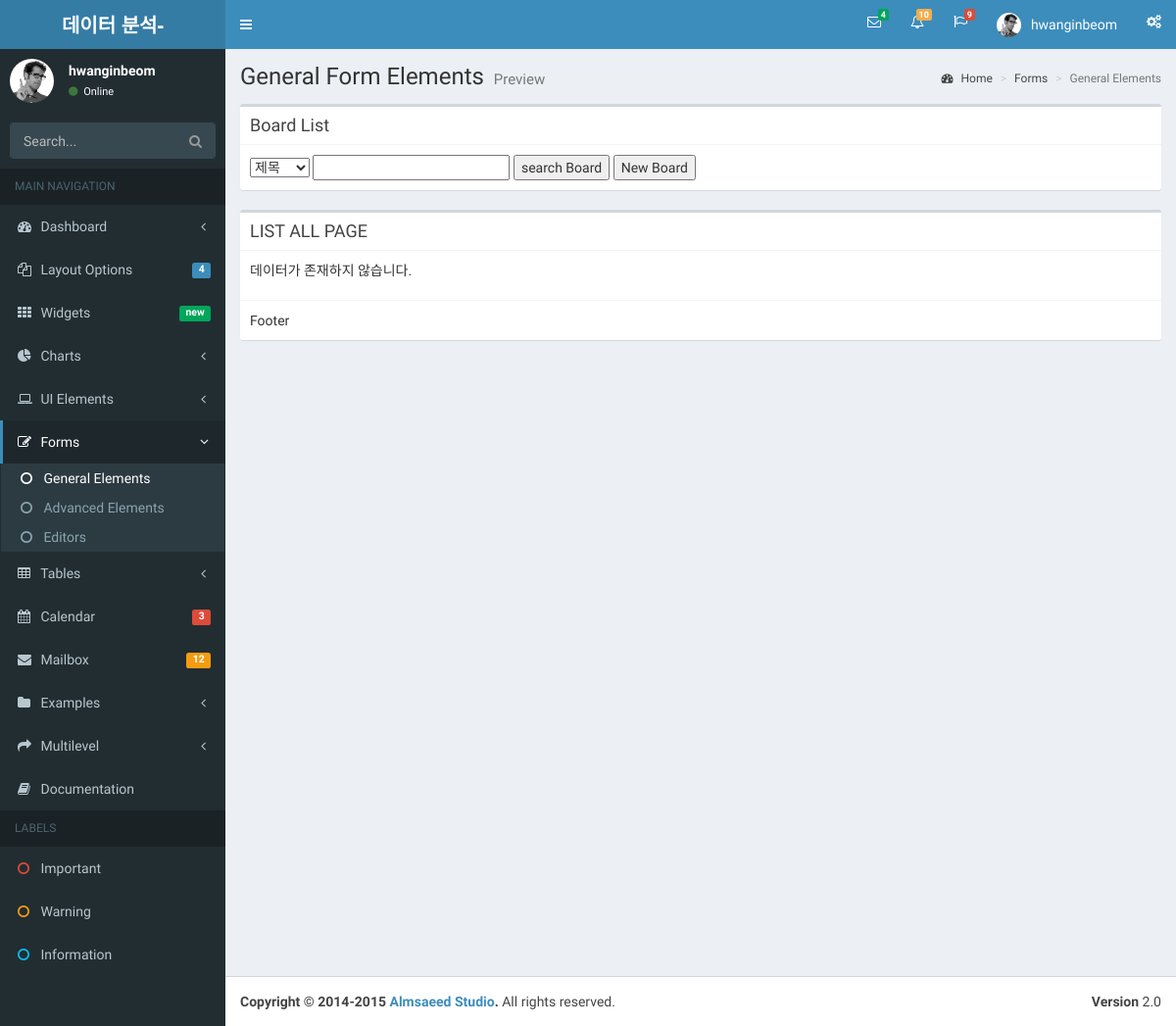
The page /bbs/bbs_list/ (signed in) on the database as committed earlier.
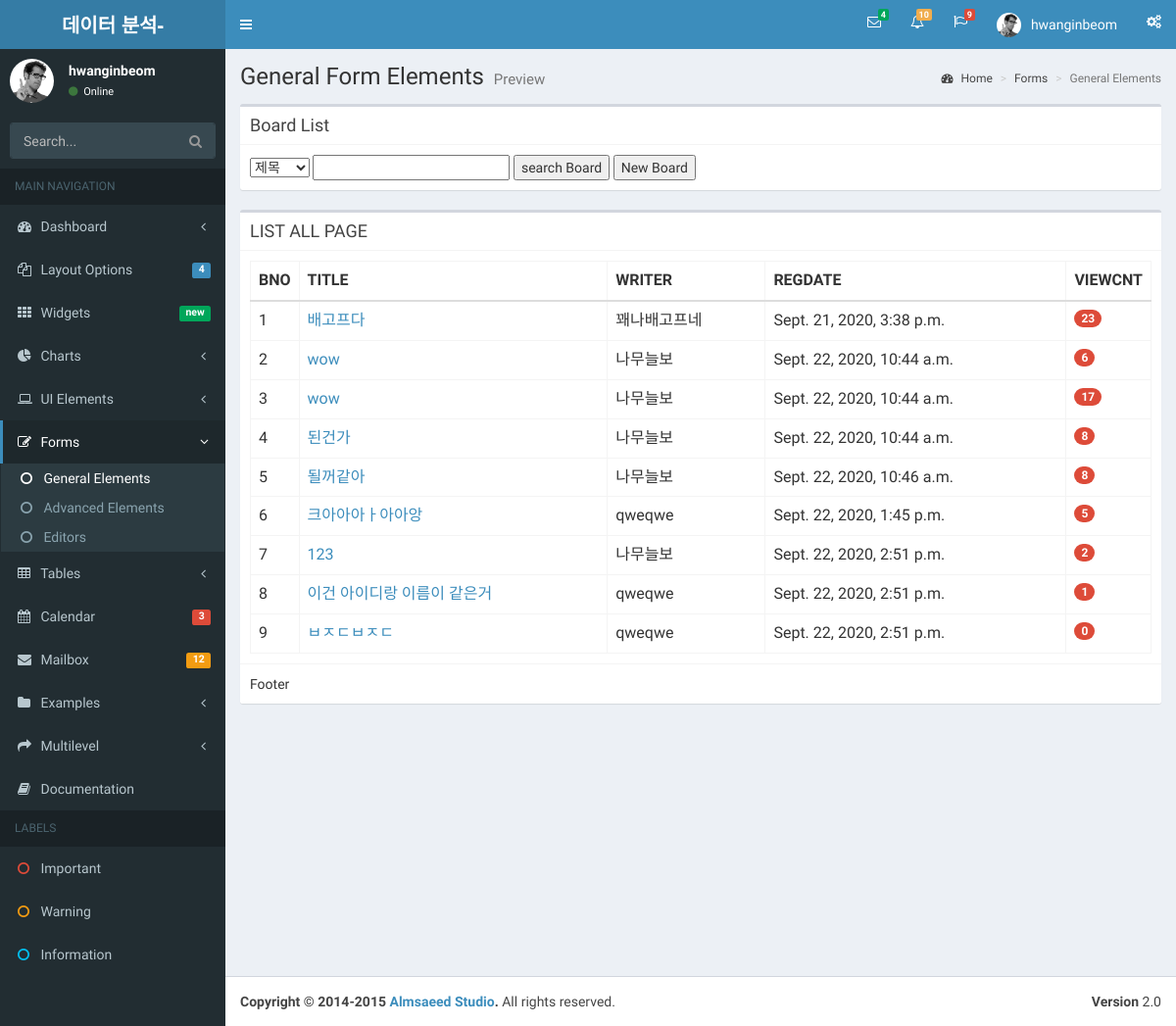
The same page on the database as committed later.
### BbsApp/models.py (models this page shows)
class Bbs(models.Model):
    title = models.CharField(max_length=50)
    writer = models.CharField(max_length=50)
    content = models.TextField()
    regdate = models.DateTimeField(default=timezone.now())
    viewcnt = models.IntegerField(default=0)

### BbsApp/views.py (the view)
# urls.py: path('bbs_list/', views.list, name='bbs_list'),
def list(request):
    boards = Bbs.objects.all()
    print('boadrds result-', boards)
    context = {'boards': boards,
               'id': request.session['user_id'],  # 이러한 방법도 가능
               'name': request.session['user_name']
               }
    return render(request, 'list.html', context)

### BbsApp/templates/list.html (shortened to what this page needs)
{% include 'header.html' %}
{% block content %}
<section class="content">
   <div class="row">
      <div class="col-md-12">
         <div class='box'>
            <div class="box-header with-border">
               <h3 class="box-title">Board List</h3>
            </div>
            <div class='box-body'>
               <select id="searchType">
                  <option value="title">제목</option>
               </select>
               <input type="text" id="searchKeyword">
               <button id='searchBtn'>search Board</button>
               <button id='newBtn'>New Board</button>
            </div>
         </div>
          <div class="box">
            <div class="box-header with-border">
               <h3 class="box-title">LIST ALL PAGE</h3>
            </div>
            <div class="box-body">
{% if boards %}
<table class="table table-bordered">
   <tr>
      <th style="width: 10px">BNO</th>
      <th>TITLE</th>
      <th>WRITER</th>
      <th>REGDATE</th>
      <th style="width: 40px">VIEWCNT</th>
   </tr>
   <tbody id="tbody">
   {% for board in boards %}
   <tr>
      <td>{{board.id}}</td>
      <td><a href="{% url 'bbs_read' id=board.id %}">{{board.title}}</a></td>
      <td>{{board.writer}}</td>
      <td>{{board.regdate}}</td>
      <td><span class="badge bg-red">{{board.viewcnt}}</span></td>
   </tr>
   {% endfor %}
   </tbody>
</table>
{% else %}
               <p>데이터가 존재하지 않습니다.</p>
{% endif %}
            </div>
            <div class="box-footer">Footer</div>
         </div>
      </div>
   </div>
</section>
</div>
{% endblock %}
{% include 'footer.html' %}

### djangoWEB/templates/header.html (shortened to what this page needs)
{% load static %}
<html>
  <head>
    <link href="{% static '/resources/bootstrap/css/bootstrap.min.css' %}" rel="stylesheet" type="text/css" />
    <link href="https://maxcdn.bootstrapcdn.com/font-awesome/4.3.0/css/font-awesome.min.css" rel="stylesheet" type="text/css" />
    <link href="https://code.ionicframework.com/ionicons/2.0.1/css/ionicons.min.css" rel="stylesheet" type="text/css" />
    <link href="{% static '/resources/dist/css/AdminLTE.min.css' %}" rel="stylesheet" type="text/css" />
    <link href="{% static '/resources/dist/css/skins/_all-skins.min.css' %}" rel="stylesheet" type="text/css" />
  </head>
  <body class="skin-blue sidebar-mini">
    <div class="wrapper">
      <header class="main-header">
        <a href="../index/" class="logo">
          <span class="logo-lg"><b>데이터 분석-</b> PROJECT</span>
        </a>
        <nav class="navbar navbar-static-top" role="navigation">
          <a href="#" class="sidebar-toggle" data-toggle="offcanvas" role="button">
          </a>
          <div class="navbar-custom-menu">
            <ul class="nav navbar-nav">
              <li class="dropdown messages-menu">
                <a href="#" class="dropdown-toggle" data-toggle="dropdown">
                  <i class="fa fa-envelope-o"></i>
                  <span class="label label-success">4</span>
                </a>
              </li>
              <li class="dropdown notifications-menu">
                <a href="#" class="dropdown-toggle" data-toggle="dropdown">
                  <i class="fa fa-bell-o"></i>
                  <span class="label label-warning">10</span>
                </a>
              </li>
              <li class="dropdown tasks-menu">
                <a href="#" class="dropdown-toggle" data-toggle="dropdown">
                  <i class="fa fa-flag-o"></i>
                  <span class="label label-danger">9</span>
                </a>
              </li>
              <li class="dropdown user user-menu">
                <a href="#" class="dropdown-toggle" data-toggle="dropdown">
                  <img src="{% static '/resources/dist/img/user2-160x160.jpg' %}" class="user-image" alt="User Image"/>
                  <span class="hidden-xs">{{name}}</span>
                </a>
              </li>
              <li>
                <a href="#" data-toggle="control-sidebar"><i class="fa fa-gears"></i></a>
              </li>
            </ul>
          </div>
        </nav>
      </header>
      <aside class="main-sidebar">
        <section class="sidebar">
          <div class="user-panel">
            <div class="pull-left image">
              <img src="{% static '/resources/dist/img/user2-160x160.jpg' %}" class="img-circle" alt="User Image" />
            </div>
            <div class="pull-left info">
              <p>{{name}}</p>
              <a href="#"><i class="fa fa-circle text-success"></i> Online</a>
            </div>
          </div>
          <form action="#" method="get" class="sidebar-form">
            <div class="input-group">
              <input type="text" name="q" class="form-control" placeholder="Search..."/>
              <span class="input-group-btn">
                <button type='submit' name='search' id='search-btn' class="btn btn-flat"><i class="fa fa-search"></i></button>
              </span>
            </div>
          </form>
          <ul class="sidebar-menu">
            <li class="header">MAIN NAVIGATION</li>
            <li class="treeview">
              <a href="#">
                <i class="fa fa-dashboard"></i> <span>Dashboard</span> <i class="fa fa-angle-left pull-right"></i>
              </a>
            </li>
            <li class="treeview">
              <a href="#">
                <i class="fa fa-files-o"></i>
                <span>Layout Options</span>
                <span class="label label-primary pull-right">4</span>
              </a>
            </li>
            <li>
              <a href="../widgets.html">
                <i class="fa fa-th"></i> <span>Widgets</span> <small class="label pull-right bg-green">new</small>
              </a>
            </li>
            <li class="treeview">
              <a href="#">
                <i class="fa fa-pie-chart"></i>
                <span>Charts</span>
                <i class="fa fa-angle-left pull-right"></i>
              </a>
            </li>
            <li class="treeview">
              <a href="#">
                <i class="fa fa-laptop"></i>
                <span>UI Elements</span>
                <i class="fa fa-angle-left pull-right"></i>
              </a>
            </li>
            <li class="treeview active">
              <a href="#">
                <i class="fa fa-edit"></i> <span>Forms</span>
                <i class="fa fa-angle-left pull-right"></i>
              </a>
              <ul class="treeview-menu">
                <li class="active"><a href="general.html"><i class="fa fa-circle-o"></i> General Elements</a></li>
                <li><a href="advanced.html"><i class="fa fa-circle-o"></i> Advanced Elements</a></li>
                <li><a href="editors.html"><i class="fa fa-circle-o"></i> Editors</a></li>
              </ul>
            </li>
            <li class="treeview">
              <a href="#">
                <i class="fa fa-table"></i> <span>Tables</span>
                <i class="fa fa-angle-left pull-right"></i>
              </a>
            </li>
            <li>
              <a href="../calendar.html">
                <i class="fa fa-calendar"></i> <span>Calendar</span>
                <small class="label pull-right bg-red">3</small>
              </a>
            </li>
            <li>
              <a href="../mailbox/mailbox.html">
                <i class="fa fa-envelope"></i> <span>Mailbox</span>
                <small class="label pull-right bg-yellow">12</small>
              </a>
            </li>
            <li class="treeview">
              <a href="#">
                <i class="fa fa-folder"></i> <span>Examples</span>
                <i class="fa fa-angle-left pull-right"></i>
              </a>
            </li>
            <li class="treeview">
              <a href="#">
                <i class="fa fa-share"></i> <span>Multilevel</span>
                <i class="fa fa-angle-left pull-right"></i>
              </a>
            </li>
            <li><a href="/resources/documentation/index.html"><i class="fa fa-book"></i> <span>Documentation</span></a></li>
            <li class="header">LABELS</li>
            <li><a href="#"><i class="fa fa-circle-o text-red"></i> <span>Important</span></a></li>
            <li><a href="#"><i class="fa fa-circle-o text-yellow"></i> <span>Warning</span></a></li>
            <li><a href="#"><i class="fa fa-circle-o text-aqua"></i> <span>Information</span></a></li>
          </ul>
        </section>
      </aside>
      <div class="content-wrapper">
        <section class="content-header">
          <h1>
            General Form Elements
            <small>Preview</small>
          </h1>
          <ol class="breadcrumb">
            <li><a href="#"><i class="fa fa-dashboard"></i> Home</a></li>
            <li><a href="#">Forms</a></li>
            <li class="active">General Elements</li>
          </ol>
        </section>

### djangoWEB/templates/footer.html (shortened to what this page needs)
{% load static %}
<footer class="main-footer">
        <div class="pull-right hidden-xs">
          <b>Version</b> 2.0
        </div>
        <strong>Copyright &copy; 2014-2015 <a href="http://almsaeedstudio.com">Almsaeed Studio</a>.</strong> All rights reserved.
      </footer>
    </div>
  </body>
</html>

Rows that differ between the two databases and show on the page:
added Bbs: id "1", title "배고프다", writer "꽤나배고프네", regdate "Sept. 21, 2020, 3:38 p.m.", viewcnt "23"
added Bbs: id "2", title "wow", writer "나무늘보", regdate "Sept. 22, 2020, 10:44 a.m.", viewcnt "6"
added Bbs: id "3", title "wow", writer "나무늘보", regdate "Sept. 22, 2020, 10:44 a.m.", viewcnt "17"
added Bbs: id "4", title "된건가", writer "나무늘보", regdate "Sept. 22, 2020, 10:44 a.m.", viewcnt "8"
added Bbs: id "5", title "될꺼같아", writer "나무늘보", regdate "Sept. 22, 2020, 10:46 a.m.", viewcnt "8"
added Bbs: id "6", title "크아아아ㅏ아아앙", writer "qweqwe", regdate "Sept. 22, 2020, 1:45 p.m.", viewcnt "5"
added Bbs: id "7", title "123", writer "나무늘보", regdate "Sept. 22, 2020, 2:51 p.m.", viewcnt "2"
added Bbs: id "8", title "이건 아이디랑 이름이 같은거", writer "qweqwe", regdate "Sept. 22, 2020, 2:51 p.m.", viewcnt "1"
added Bbs: id "9", title "ㅂㅈㄷㅂㅈㄷ", writer "qweqwe", regdate "Sept. 22, 2020, 2:51 p.m.", viewcnt "0"
Other text that changed with them:
text no longer shown: "데이터가 존재하지 않습니다."
text now shown: "BNO TITLE WRITER REGDATE VIEWCNT"
